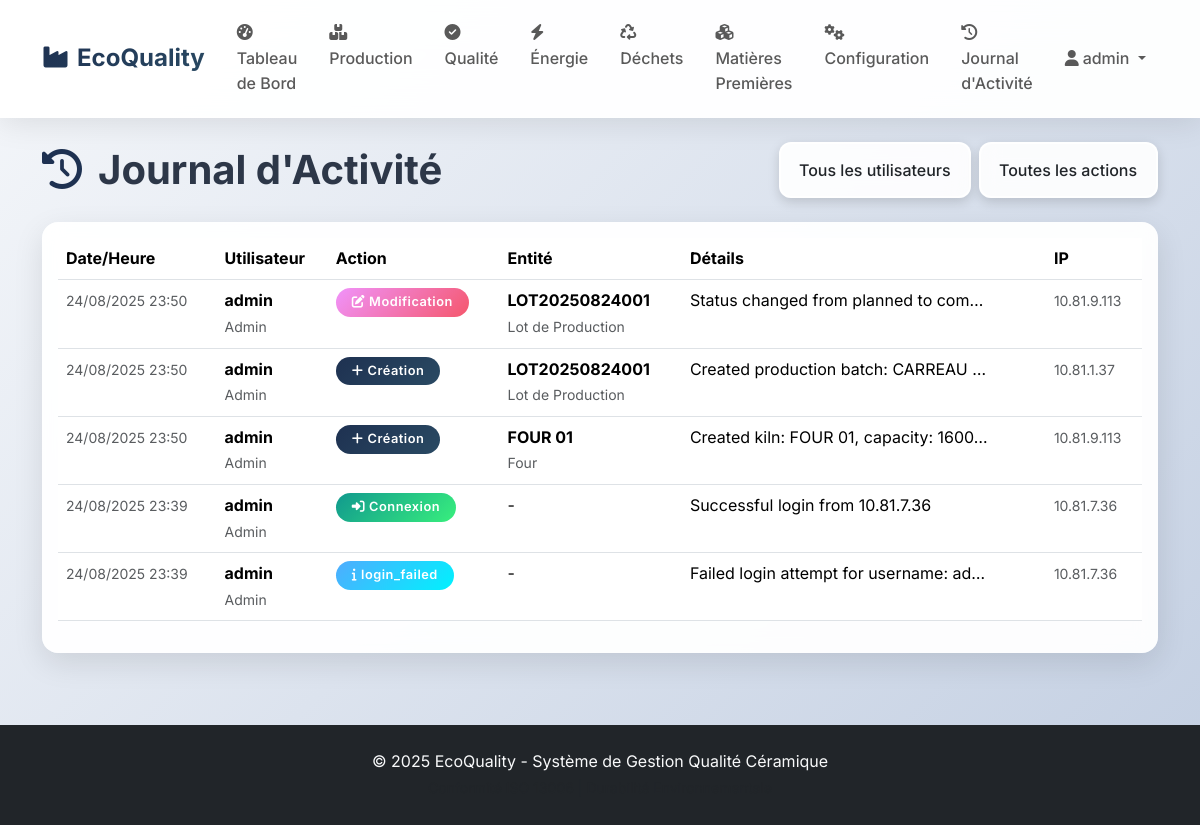
Page /activity-logs (signed in) on the committed database.
### models.py (models this page shows, shortened)
class User(UserMixin, db.Model):
    id = db.Column(db.Integer, primary_key=True)
    username = db.Column(db.String(64), unique=True, nullable=False)
    email = db.Column(db.String(120), unique=True, nullable=False)
    password_hash = db.Column(db.String(256), nullable=False)
    role = db.Column(db.String(50), nullable=False, default='Operator')
    created_at = db.Column(db.DateTime, default=datetime.utcnow)
    is_active = db.Column(db.Boolean, default=True)

class ActivityLog(db.Model):
    id = db.Column(db.Integer, primary_key=True)
    user_id = db.Column(db.Integer, db.ForeignKey('user.id'), nullable=False)
    action = db.Column(db.String(100), nullable=False)  # created, updated, deleted, login, logout
    entity_type = db.Column(db.String(50))  # production_batch, quality_test, kiln, etc.
    entity_id = db.Column(db.Integer)  # ID of the affected entity
    entity_name = db.Column(db.String(200))  # Name/identifier of the entity
    details = db.Column(db.Text)  # Additional details about the action
    ip_address = db.Column(db.String(45))  # User's IP address
    user_agent = db.Column(db.String(500))  # Browser/user agent
    timestamp = db.Column(db.DateTime, default=datetime.utcnow)
    user = db.relationship('User', backref='activity_logs')

### routes.py (the view)
@app.route('/activity-logs')
@login_required
def activity_logs():
    page = request.args.get('page', 1, type=int)
    per_page = 50
    activity_logs = ActivityLog.query.order_by(ActivityLog.timestamp.desc()).paginate(
        page=page, per_page=per_page, error_out=False
    )
    users = User.query.filter_by(is_active=True).order_by(User.username).all()
    return render_template('activity_logs.html',
                         activity_logs=activity_logs.items,
                         users=users,
                         pagination=activity_logs)

### app.py (called while the page is built)
@login_manager.user_loader
def load_user(user_id):
    from models import User
    return User.query.get(int(user_id))

### templates/activity_logs.html (shortened to what this page needs)
{% extends "base.html" %}
{% block content %}
<div class="container py-4">
    <div class="d-flex justify-content-between align-items-center mb-4">
        <h1 class="mb-0" style="font-weight: 700; color: #2d3748;">
            <i class="fas fa-history me-3" style="color: #1E3151;"></i>Journal d'Activité
        </h1>
        <div class="d-flex gap-2">
            <select class="form-select" id="userFilter" style="width: auto;">
                <option value="">Tous les utilisateurs</option>
            </select>
            <select class="form-select" id="actionFilter" style="width: auto;">
                <option value="">Toutes les actions</option>
            </select>
        </div>
    </div>
    <div class="card">
        <div class="card-body">
            {% if activity_logs %}
                <div class="table-responsive">
                    <table class="table table-hover">
                        <thead>
                            <tr>
                                <th>Date/Heure</th>
                                <th>Utilisateur</th>
                                <th>Action</th>
                                <th>Entité</th>
                                <th>Détails</th>
                                <th>IP</th>
                            </tr>
                        </thead>
                        <tbody id="logsTableBody">
                            {% for log in activity_logs %}
                                <tr data-user="{{ log.user_id }}" data-action="{{ log.action }}">
                                    <td>
                                        <small class="text-muted">
                                            {{ log.timestamp.strftime('%d/%m/%Y %H:%M') }}
                                        </small>
                                    </td>
                                    <td>
                                        <strong>{{ log.user.username if log.user else 'Système' }}</strong>
                                        <br>
                                        <small class="text-muted">{{ log.user.role if log.user else '' }}</small>
                                    </td>
                                    <td>
                                        <span class="badge bg-{% if log.action == 'login' %}success{% elif log.action == 'logout' %}secondary{% elif log.action == 'created' %}primary{% elif log.action == 'updated' %}warning{% elif log.action == 'deleted' %}danger{% else %}info{% endif %}">
                                            {% if log.action == 'login' %}
                                                <i class="fas fa-sign-in-alt me-1"></i>Connexion
                                            {% elif log.action == 'logout' %}
                                                <i class="fas fa-sign-out-alt me-1"></i>Déconnexion
                                            {% elif log.action == 'created' %}
                                                <i class="fas fa-plus me-1"></i>Création
                                            {% elif log.action == 'updated' %}
                                                <i class="fas fa-edit me-1"></i>Modification
                                            {% elif log.action == 'deleted' %}
                                                <i class="fas fa-trash me-1"></i>Suppression
                                            {% else %}
                                                <i class="fas fa-info me-1"></i>{{ log.action }}
                                            {% endif %}
                                        </span>
                                    </td>
                                    <td>
                                        {% if log.entity_type %}
                                            <strong>{{ log.entity_name or log.entity_type }}</strong>
                                            <br>
                                            <small class="text-muted">
                                                {% if log.entity_type == 'production_batch' %}
                                                    Lot de Production
                                                {% elif log.entity_type == 'quality_test' %}
                                                    Test Qualité
                                                {% elif log.entity_type == 'kiln' %}
                                                    Four
                                                {% elif log.entity_type == 'product_type' %}
                                                    Type de Produit
                                                {% elif log.entity_type == 'quantity_template' %}
                                                    Modèle de Quantité
                                                {% else %}
                                                    {{ log.entity_type }}
                                                {% endif %}
                                            </small>
                                        {% else %}
                                            -
                                        {% endif %}
                                    </td>
                                    <td>
                                        <div class="text-truncate" style="max-width: 300px;" title="{{ log.details or '' }}">
                                            {{ log.details or '-' }}
                                        </div>
                                    </td>
                                    <td>
                                        <small class="text-muted">{{ log.ip_address or '-' }}</small>
                                    </td>
                                </tr>
                            {% endfor %}
                        </tbody>
                    </table>
                </div>
            {% else %}
                <div class="text-center py-4">
                    <i class="fas fa-history text-muted" style="font-size: 3rem; opacity: 0.3;"></i>
                    <p class="text-muted mt-2 mb-0">Aucune activité enregistrée</p>
                </div>
            {% endif %}
        </div>
    </div>
</div>
{% endblock %}

### templates/base.html (shortened to what this page needs)
<!DOCTYPE html>
<html lang="fr">
<head>
    <link href="https://cdn.jsdelivr.net/npm/bootstrap@5.3.2/dist/css/bootstrap.min.css" rel="stylesheet">
    <link href="https://cdnjs.cloudflare.com/ajax/libs/font-awesome/6.4.0/css/all.min.css" rel="stylesheet">
    <link href="{{ url_for('static', filename='css/custom.css') }}" rel="stylesheet">
</head>
<body>
    {% if current_user.is_authenticated %}
    <nav class="navbar navbar-expand-lg navbar-light" style="background: rgba(255, 255, 255, 0.95); backdrop-filter: blur(20px); box-shadow: 0 4px 30px rgba(0, 0, 0, 0.1);">
        <div class="container">
            <a class="navbar-brand fw-bold" href="{{ url_for('dashboard') }}" style="font-size: 1.5rem; background: var(--primary-gradient); -webkit-background-clip: text; -webkit-text-fill-color: transparent; background-clip: text;">
                <i class="fas fa-industry me-2"></i>EcoQuality
            </a>
            <div class="collapse navbar-collapse" id="navbarNav">
                <ul class="navbar-nav me-auto">
                    <li class="nav-item">
                        <a class="nav-link" href="{{ url_for('dashboard') }}">
                            <i class="fas fa-tachometer-alt me-1"></i>Tableau de Bord
                        </a>
                    </li>
                    <li class="nav-item">
                        <a class="nav-link" href="{{ url_for('production_index') }}">
                            <i class="fas fa-boxes me-1"></i>Production
                        </a>
                    </li>
                    <li class="nav-item">
                        <a class="nav-link" href="{{ url_for('quality_index') }}">
                            <i class="fas fa-check-circle me-1"></i>Qualité
                        </a>
                    </li>
                    <li class="nav-item">
                        <a class="nav-link" href="{{ url_for('energy_index') }}">
                            <i class="fas fa-bolt me-1"></i>Énergie
                        </a>
                    </li>
                    <li class="nav-item">
                        <a class="nav-link" href="{{ url_for('waste_index') }}">
                            <i class="fas fa-recycle me-1"></i>Déchets
                        </a>
                    </li>
                    <li class="nav-item">
                        <a class="nav-link" href="{{ url_for('materials_index') }}">
                            <i class="fas fa-cubes me-1"></i>Matières Premières
                        </a>
                    </li>
                    <li class="nav-item">
                        <a class="nav-link" href="{{ url_for('config_index') }}">
                            <i class="fas fa-cogs me-1"></i>Configuration
                        </a>
                    </li>
                    <li class="nav-item">
                        <a class="nav-link" href="{{ url_for('activity_logs') }}">
                            <i class="fas fa-history me-1"></i>Journal d'Activité
                        </a>
                    </li>
                </ul>
                <ul class="navbar-nav">
                    <li class="nav-item dropdown">
                        <a class="nav-link dropdown-toggle" href="#" id="navbarDropdown" role="button" data-bs-toggle="dropdown">
                            <i class="fas fa-user me-1"></i>{{ current_user.username }}
                        </a>
                    </li>
                </ul>
            </div>
        </div>
    </nav>
    {% endif %}
    <main>
        {% block content %}{% endblock %}
    </main>
    <footer class="bg-dark text-light py-4 mt-5">
        <div class="container text-center">
            <p class="mb-0">&copy; 2025 EcoQuality - Système de Gestion Qualité Céramique</p>
            <small class="text-muted">Conformité ISO 13006 | Durabilité Environnementale</small>
        </div>
    </footer>
</body>
</html>

### static/css/custom.css (style rules this page uses)
:root { --primary-gradient: linear-gradient(135deg, #1E3151 0%, #2A4A63 100%); --success-gradient: linear-gradient(135deg, #11998e 0%, #38ef7d 100%); --warning-gradient: linear-gradient(135deg, #f093fb 0%, #f5576c 100%); --info-gradient: linear-gradient(135deg, #4facfe 0%, #00f2fe 100%); --card-shadow: 0 10px 30px rgba(0, 0, 0, 0.1); --card-shadow-hover: 0 20px 40px rgba(0, 0, 0, 0.15); --border-radius: 16px; --border-radius-sm: 12px; --spacing-lg: 2rem; --spacing-xl: 3rem; }
body { background: linear-gradient(135deg, #f5f7fa 0%, #c3cfe2 100%); font-family: 'Inter', -apple-system, BlinkMacSystemFont, 'Segoe UI', sans-serif; line-height: 1.6; min-height: 100vh; }
.card { border: none; border-radius: var(--border-radius); box-shadow: var(--card-shadow); transition: all 0.3s cubic-bezier(0.4, 0, 0.2, 1); backdrop-filter: blur(10px); background: rgba(255, 255, 255, 0.95); overflow: hidden; }
.navbar { background: rgba(255, 255, 255, 0.95) !important; backdrop-filter: blur(20px); border-bottom: 1px solid rgba(255, 255, 255, 0.2); box-shadow: 0 4px 30px rgba(0, 0, 0, 0.1); transition: all 0.3s ease; }
.navbar-brand { font-weight: 700; font-size: 1.75rem; background: var(--primary-gradient); -webkit-background-clip: text; -webkit-text-fill-color: transparent; background-clip: text; }
.nav-link { font-weight: 500; padding: 0.75rem 1rem !important; border-radius: var(--border-radius-sm); transition: all 0.3s ease; position: relative; }
.form-control, .form-select { border: 2px solid rgba(255, 255, 255, 0.8); border-radius: var(--border-radius-sm); padding: 0.875rem 1.125rem; background: rgba(255, 255, 255, 0.9); backdrop-filter: blur(10px); transition: all 0.3s ease; font-weight: 500; box-shadow: 0 4px 12px rgba(0, 0, 0, 0.15); }
.badge { font-weight: 600; padding: 0.5rem 1rem; border-radius: 50px; font-size: 0.8rem; letter-spacing: 0.5px; }
.bg-success { background: var(--success-gradient) !important; }
.bg-warning { background: var(--warning-gradient) !important; }
.bg-info { background: var(--info-gradient) !important; }
.bg-primary { background: var(--primary-gradient) !important; }
.navbar-brand { font-weight: 700; font-size: 1.5rem; }
footer { margin-top: auto; }

### rows in the picture
User: username "admin"
ActivityLog: timestamp "24/08/2025 23:50", user "admin", user "Admin", action "updated" (drawn), entity_name "LOT20250824001", entity_type "Lot de Production", details "Status changed from planned to com…", ip_address "10.81.9.113"
ActivityLog: timestamp "24/08/2025 23:50", user "admin", user "Admin", action "created" (drawn), entity_name "LOT20250824001", entity_type "Lot de Production", details "Created production batch: CARREAU…", ip_address "10.81.1.37"
ActivityLog: timestamp "24/08/2025 23:50", user "admin", user "Admin", action "created" (drawn), entity_name "FOUR 01", entity_type "Four", details "Created kiln: FOUR 01, capacity: 1600…", ip_address "10.81.9.113"
ActivityLog: timestamp "24/08/2025 23:39", user "admin", user "Admin", action "login" (drawn), details "Successful login from 10.81.7.36", ip_address "10.81.7.36"
ActivityLog: timestamp "24/08/2025 23:39", user "admin", user "Admin", action "login_failed", details "Failed login attempt for username: ad…", ip_address "10.81.7.36"
